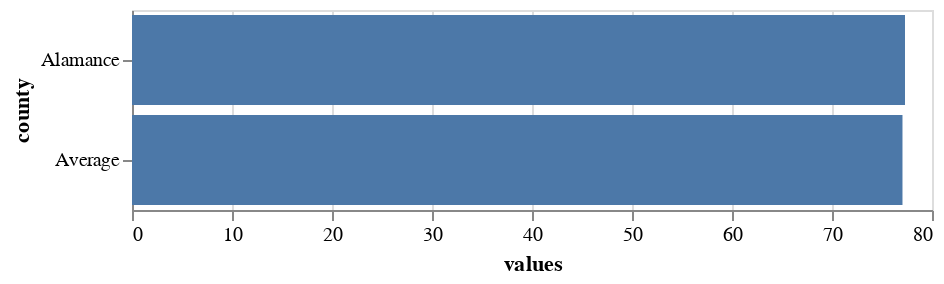

The notebook cell this image was saved under:
### Code cell
alt.Chart(data_points).mark_bar().encode(
    y='county',
    x=alt.X('values')
).properties(height = 100)

### Figure 1 — Vega-Lite specification as saved in the notebook (floating-point values rounded to 4 significant figures)
{"config": {"view": {"continuousWidth": 400, "continuousHeight": 300}}, "data": {"name": "data-5338f2a9e8d00beed7f7dbb333a322f3"}, "mark": "bar", "encoding": {"x": {"field": "values", "type": "quantitative"}, "y": {"field": "county", "type": "nominal"}}, "height": 100, "$schema": "https://vega.github.io/schema/vega-lite/v4.17.0.json", "datasets": {"data-5338f2a9e8d00beed7f7dbb333a322f3": [{"county": "Average", "values": 77.05}, {"county": "Alamance", "values": 77.3}]}}
